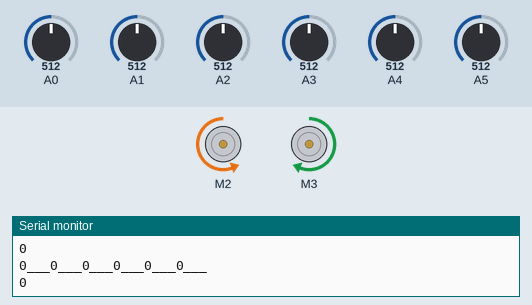
This sketch was run on a simulated Arduino Uno, built with avr-gcc and run on an emulated ATmega328P. Shown: 2 × DC motor (green arrow = forward, orange = backward, longer = faster), the last lines printed to the serial monitor. The inputs (shaded band) are chosen by the test bench; at power-on: A0 = 512, A4 = 512, A5 = 512, A1 = 512, A3 = 512, A2 = 512.

Above: at 8.7 s.
8.8 s: A0 set to 502
At 10.2 s:
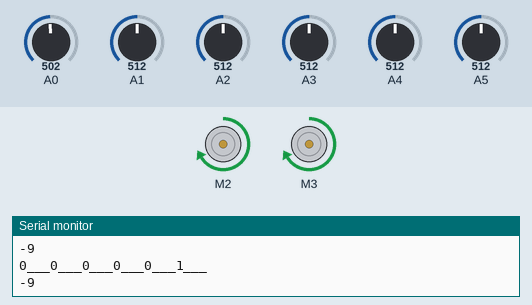
10.5 s: A4 set to 479
At 11.7 s:
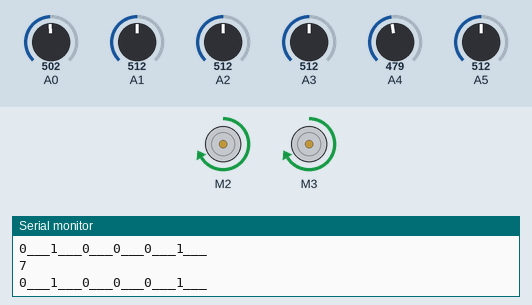
12.0 s: A5 set to 503
At 13.4 s:
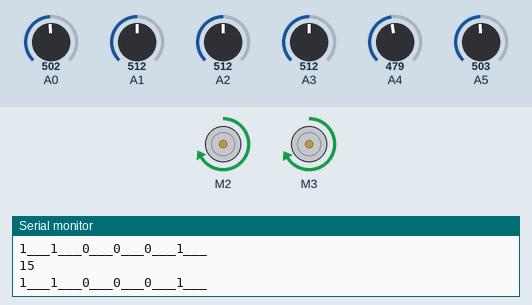
15.0 s: A1 set to 716
At 15.6 s:
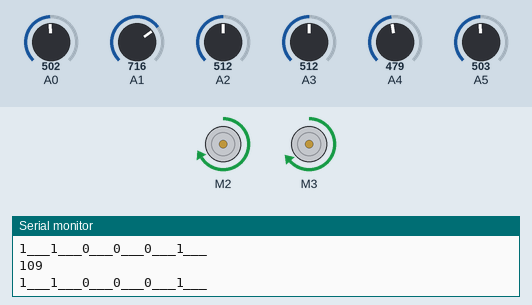
16.5 s: A3 set to 716
At 17.2 s:
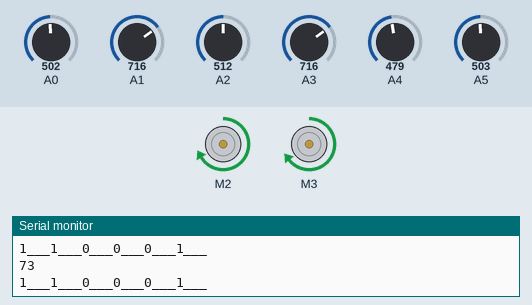
18.0 s: A2 set to 992
At 19.5 s:
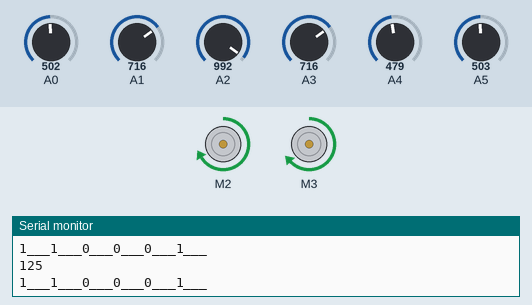
Timing chart, 0 to 20.5 s (numbered marks = the images above; inputs shaded):
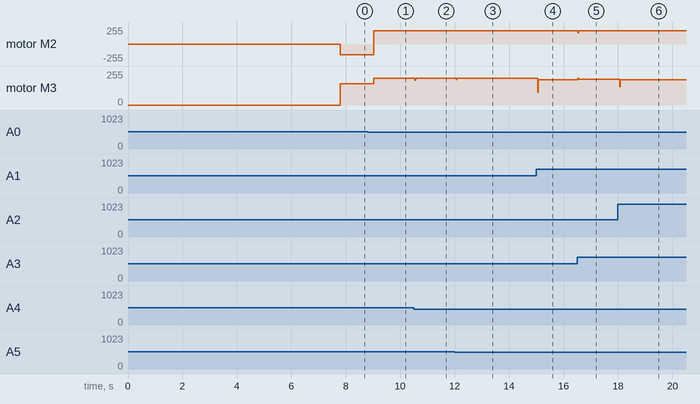

The sketch:

Line_Follower_Without_PID_using_QTR.ino
```cpp
  #include <AFMotor.h>
#include <QTRSensors.h>

    #define NUM_SENSORS             6  // number of sensors used
    #define NUM_SAMPLES_PER_SENSOR  4  // average 4 analog samples per sensor reading
    #define EMITTER_PIN             12  // emitter is controlled by digital pin 2

 int sesor[6]={0};

    // sensors 0 through 5 are connected to analog inputs 0 through 5, respectively
    QTRSensorsAnalog qtra((unsigned char[]) {A5,A4,A3,A2,A1,A0},NUM_SENSORS, NUM_SAMPLES_PER_SENSOR, EMITTER_PIN);
    unsigned int sensorValues[NUM_SENSORS];

AF_DCMotor motor1(2, MOTOR12_1KHZ ); //create motor #1 using M1 output on Motor Drive Shield, set to 1kHz PWM frequency
AF_DCMotor motor2(3, MOTOR12_1KHZ ); //create motor #2 using M2 output on Motor Drive Shield, set to 1kHz PWM frequency

    unsigned int last_proportional = 0;
     unsigned int lastssproportional = 0;
     unsigned int x=0,a;
    int max = 230 ;
    long integral = 0;
void go(int,int);


    void setup()
   {
      delay(500);
      int i;
    delay(2000);

    digitalWrite(13, HIGH);    // turn on LED to indicate we are in calibration mode
      for (i = 0; i < 200; i++)  // make the calibration take about 10 seconds
      {
        qtra.calibrate(
          );       // reads all sensors 10 times at 2.5 ms per six sensors (i.e. ~25 ms per call)
      }
      Serial.begin(9600);

   }
    void loop() {


        unsigned int position = qtra.readLine(sensorValues);
        for(int i=0; i<6; i++)
        {
          sesor[i]=sensorValues[i]<500?1:0;
          Serial.print(sesor[i]);Serial.print("___");
        }
        Serial.println("");
          // The "proportional" term should be 0 when we are on the line.
          int proportional = ((int)position) - 2500;
          Serial.println(proportional);
          /*if((sesor[0]==1)&&(sesor[1]==1))
          {
              x=2;
          }
          else if((sesor[4]==1)&&(sesor[5]==1))
          {
              x=3;
          }
        */
         if((sesor[2]==1)&&(sesor[3]==1)&&(sesor[4]==1)&&(sesor[5]==1))
          {
          max=180;
             go(-(max+30),max);
             delay(250);
          }
          else
          {
            max=200;
          }
          /*if((sesor[0]==1)&&(sesor[1]==1)&&(sesor[2]==1)&&(sesor[3]==1)&&(sesor[4]==1)&&(sesor[5]==1)&&(sesor[6]==1))
          {
          max=150;
             go(-(max+30),max);
             delay(200);
          }
          else
          {
            max=200;
          }*/

          if((sesor[0]==0)&&(sesor[1]==0)&&(sesor[2]==0)&&(sesor[3]==0)&&(sesor[4]==0)&&(sesor[5]==0))
          {
            proportional=last_proportional;
             max=120;
            if(proportional >200)
            {

              go(max,-(max+60));

            }
            else if(proportional <-200)

            {

              go(-(max+60),max);

            }
            else
            {
              delay(300);
               go(-(max+40),max+40);
               delay(200);
            }
           /* else if(proportional <200 && proportional > -200)
           {
            max=125;
              if(x ==2)
            {
              go(max,-(max+30));
            }
            else if(x ==3)

            {
              go(-(max+30),max);

            }
           }*/
          }
          else
          {
           max=200;
          }

          if(max==200)
            {
          // Compute the derivative (change) and integral (sum) of the
          // position.
          int derivative = proportional - last_proportional;
          integral += proportional;

          // Remember the last position.
          last_proportional = proportional;
          if(last_proportional != lastssproportional)
            {
                lastssproportional=last_proportional;
            }
          int power_difference = proportional*0.1+integral*0+ derivative*1;

          // Compute the actual motor settings.  We never set either motor
          // to a negative value.

    if(power_difference > max)
        power_difference = max;
    if(power_difference < -max)
        power_difference = -max;

    if(power_difference < 0)
      go(max+power_difference, max);
    else
        go(max, max-power_difference);
       }
    }


    void go(int speedLeft, int speedRight) {

      if (speedLeft > 0) {
  motor1.setSpeed(speedLeft);
  motor1.run(FORWARD);


      }

      else {

       motor1.setSpeed(-speedLeft);

motor1.run(BACKWARD);


      }


      if (speedRight > 0) {

          motor2.setSpeed(speedRight);
  motor2.run(FORWARD);
      }

      else {

          motor2.setSpeed(-speedRight);
  motor2.run(BACKWARD);
      }

    }
```

Measured:
- the behaviour switches between 512 and 511 on A0 (found by bisection; images 0 and 1)
- after the input at 8.8 s, motor M2: backward 160/255 → forward 200/255 after 0.22 s; motor M3: forward 160/255 → forward 200/255 after 0.22 s
- after the input at 10.5 s, motor M3: forward 200/255 → forward 184/255 at once, → forward 200/255 0.03 s later
- after the input at 12.0 s, motor M3: forward 200/255 → forward 199/255 after 0.05 s
- after the input at 15.0 s, motor M3: forward 199/255 → forward 190/255 after 0.05 s
- after the input at 16.5 s, motor M2: forward 200/255 → forward 172/255 at once, → forward 200/255 0.03 s later; motor M3: forward 190/255 → forward 193/255 at once
- after the input at 18.0 s, motor M3: forward 193/255 → forward 188/255 after 0.06 s
